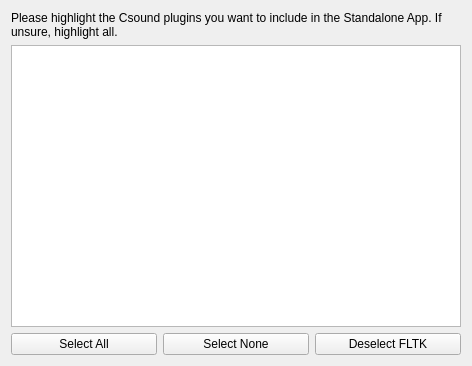
<?xml version="1.0" encoding="UTF-8"?>
<ui version="4.0">
 <class>PluginsPage</class>
 <widget class="QWizardPage" name="PluginsPage">
  <property name="geometry">
   <rect>
    <x>0</x>
    <y>0</y>
    <width>472</width>
    <height>366</height>
   </rect>
  </property>
  <property name="windowTitle">
   <string>WizardPage</string>
  </property>
  <layout class="QVBoxLayout" name="verticalLayout">
   <item>
    <widget class="QLabel" name="label">
     <property name="text">
      <string>Please highlight the Csound plugins you want to include in the Standalone App. If unsure, highlight all.</string>
     </property>
     <property name="wordWrap">
      <bool>true</bool>
     </property>
    </widget>
   </item>
   <item>
    <widget class="QListWidget" name="pluginsListWidget">
     <property name="selectionMode">
      <enum>QAbstractItemView::ExtendedSelection</enum>
     </property>
    </widget>
   </item>
   <item>
    <layout class="QHBoxLayout" name="horizontalLayout">
     <item>
      <widget class="QPushButton" name="selectAllButton">
       <property name="text">
        <string>Select All</string>
       </property>
      </widget>
     </item>
     <item>
      <widget class="QPushButton" name="selectNoneButton">
       <property name="text">
        <string>Select None</string>
       </property>
      </widget>
     </item>
     <item>
      <widget class="QPushButton" name="deselectFltkButton">
       <property name="text">
        <string>Deselect FLTK</string>
       </property>
      </widget>
     </item>
    </layout>
   </item>
  </layout>
 </widget>
 <resources/>
 <connections/>
</ui>
